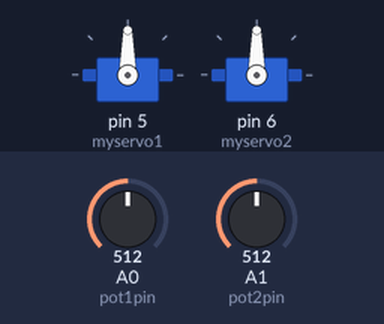
A sketch run on a simulated Arduino Uno, built with avr-gcc and run on an emulated ATmega328P. Shown: 2 × servo. The test bench sets the inputs (shaded band); at power-on: A0 (pot1pin) = 512, A1 (pot2pin) = 512.

Above: at 1.2 s.
1.3 s: A0 (pot1pin) set to 716
At 2.5 s:
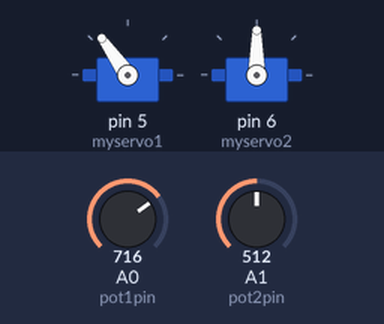
2.8 s: A1 (pot2pin) set to 716
At 3.2 s:
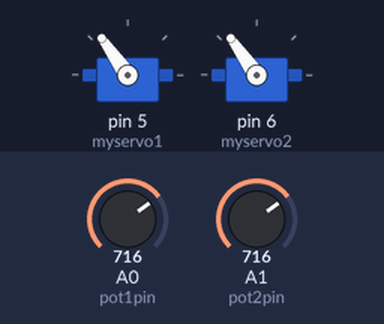
4.3 s: A0 (pot1pin) set to 900
At 5.5 s:
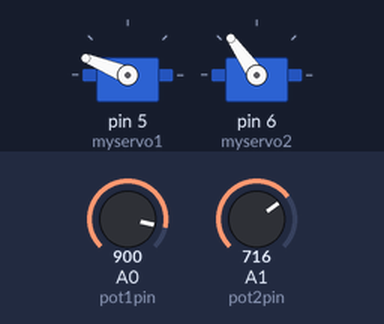
5.8 s: A1 (pot2pin) set to 900
At 6.7 s:
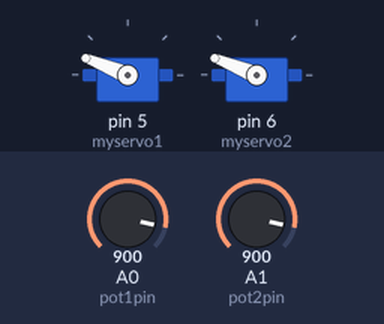
7.3 s: A0 (pot1pin) set to 1023
At 7.8 s:
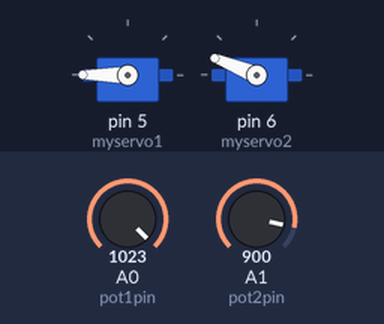
8.8 s: A1 (pot2pin) set to 1023
At 10.2 s:
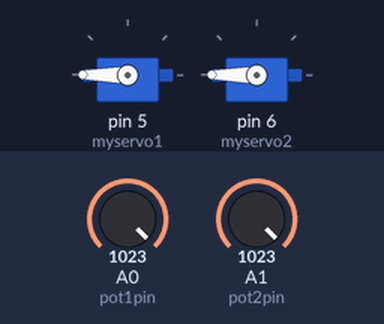
Timing chart, 0 to 11.3 s (numbered marks = the images above; inputs shaded):
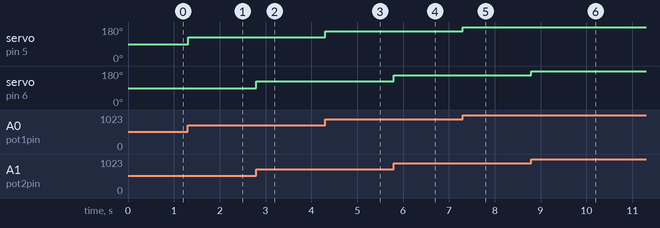

Measured:
- after the input at 1.3 s, servo on pin 5 (myservo1): 90° → 125° at once
- after the input at 2.8 s, servo on pin 6 (myservo2): 90° → 125° at once
- after the input at 4.3 s, servo on pin 5 (myservo1): 125° → 158° at once
- after the input at 5.8 s, servo on pin 6 (myservo2): 125° → 158° at once
- after the input at 7.3 s, servo on pin 5 (myservo1): 158° → 180° at once
- after the input at 8.8 s, servo on pin 6 (myservo2): 158° → 180° at once

The sketch:

Lab_8_Part_2.ino
```cpp
// Lab 8 Part 2
// Corey Biluk
// February 22, 2021

#include <Servo.h>

// Create Servo objects
Servo myservo1;
Servo myservo2;

// Set Potentiometer pins and create variables to hold each pot value
int pot1pin = A0;
int pot2pin = A1;
int val1;
int val2;

void setup() {

  // Attach servos to their digital pins on the Arduino
  myservo1.attach(5);
  myservo2.attach(6);
}

void loop() {
  val1 = analogRead(pot1pin);         // Read value of first potentiometer
  val2 = analogRead(pot2pin);         // Read value of second potentiometer
  val1 = map(val1, 0, 1023, 0, 180);  // Scale value of first pot(pot value 0 - 1023 scaled to servo degrees 0 - 180)
  val2 = map(val2, 0, 1023, 0, 180);  // Scale value of second pot (pot value 0 - 1023 scaled to servo degrees 0 - 180)
  myservo1.write(val1);               // Sets servo 1 to angle value (scaled from pot value)
  myservo2.write(val2);               // Sets servo 2 to angle value (scaled from pot value)
  delay(15);                          // wait for servo to move
}
```
